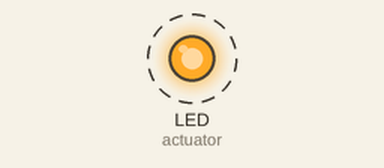
The program below on a simulated CircuitPython board. Parts: output pins drawn as LEDs (lit = HIGH). Dashed ring = blinking.

Above: at 0.5 s.
Timing chart, 0 to 4.6 s (numbered marks = the images above):
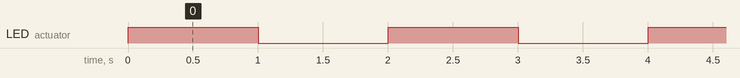

Measured:
- by itself, LED (actuator): alternates HIGH for 1.0 s and LOW for 1.0 s

The program:

code.py
```python
import board
import digitalio
import time

actuator = digitalio.DigitalInOut(board.LED)
actuator.direction = digitalio.Direction.OUTPUT

while True:
    actuator.value = True
    time.sleep(1)
    actuator.value = False
    time.sleep(1)
```
